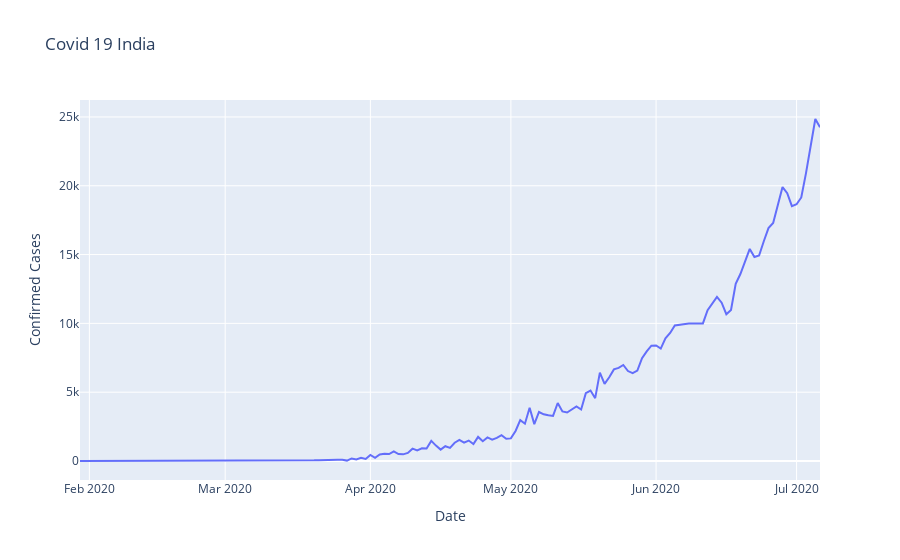

The cell this chart's notebook holds for it:
### Code cell
trace = go.Scatter(
    x = date,
    y = cases,
    mode = 'lines',
    name = 'Data'
)
layout = go.Layout(
    title = "Covid 19 India",
    xaxis = {'title' : "Date"},
    yaxis = {'title' : "Confirmed Cases"}
)
fig = go.Figure(data=[trace], layout=layout)
fig.show()

### Figure 1 — Plotly figure (JSON) as saved in the notebook; plotly's stock layout.template omitted (floating-point values rounded to 4 significant figures; data arrays with more than 128 entries replaced by an {"elided": "..."} marker saying what was removed)
{"data": [{"mode": "lines", "name": "Data", "type": "scatter", "x": {"elided": "159 str values"}, "y": {"elided": "159 int values"}}], "layout": {"title": {"text": "Covid 19 India"}, "xaxis": {"title": {"text": "Date"}}, "yaxis": {"title": {"text": "Confirmed Cases"}}}}
